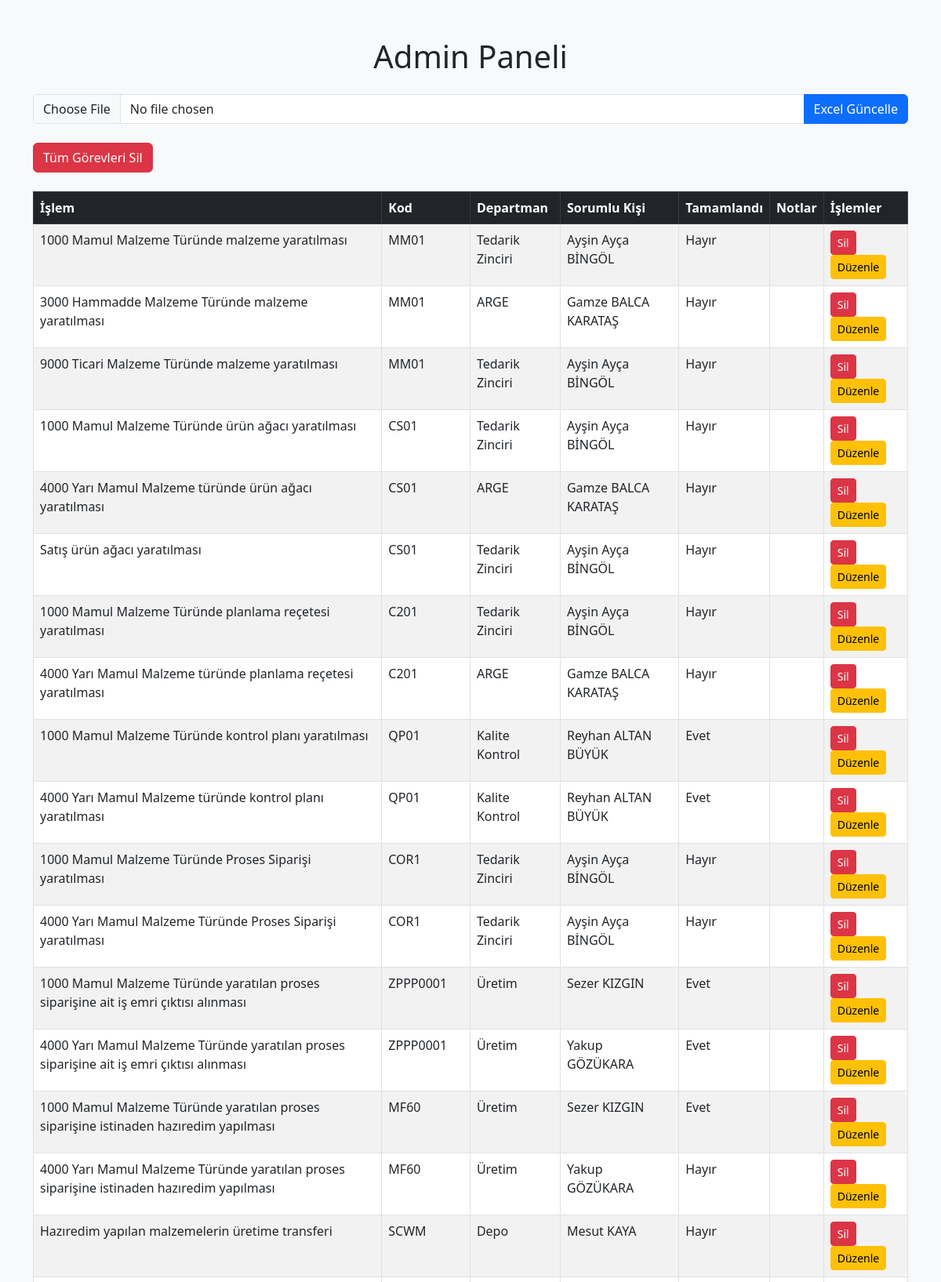
The page /admin (signed in, upper part) on the database its author committed.
### app.py (models this page shows)
class Task(db.Model):
    id = db.Column(db.Integer, primary_key=True)
    process_name = db.Column(db.String(100))
    process_code = db.Column(db.String(50))
    department = db.Column(db.String(50))
    responsible_person = db.Column(db.String(50))
    is_completed = db.Column(db.Boolean, default=False)
    notes = db.Column(db.Text)
    completion_time = db.Column(db.DateTime, nullable=True)  # Yeni sütun

### app.py (the view)
@app.route('/admin')
@login_required
def admin():
    tasks = Task.query.all()
    return render_template('admin.html', tasks=tasks)

### app.py (called while the page is built)
@login_manager.user_loader
def load_user(user_id):
    return User.query.get(int(user_id))

### templates/admin.html (shortened to what this page needs)
<!DOCTYPE html>
<html lang="en">
<head>
    <link href="https://cdn.jsdelivr.net/npm/bootstrap@5.3.0/dist/css/bootstrap.min.css" rel="stylesheet">
</head>
<body class="bg-light">
    <div class="container my-5">
        <h1 class="text-center mb-4">Admin Paneli</h1>
        <form action="/upload" method="POST" enctype="multipart/form-data" class="mb-4">
            <div class="input-group">
                <input type="file" name="file" class="form-control" required>
                <button type="submit" class="btn btn-primary">Excel Güncelle</button>
            </div>
        </form>
        <form action="/delete_all" method="POST" class="mb-4">
            <button type="submit" class="btn btn-danger">Tüm Görevleri Sil</button>
        </form>
        <table class="table table-bordered table-striped">
            <thead class="table-dark">
                <tr>
                    <th>İşlem</th>
                    <th>Kod</th>
                    <th>Departman</th>
                    <th>Sorumlu Kişi</th>
                    <th>Tamamlandı</th>
                    <th>Notlar</th>
                    <th>İşlemler</th>
                </tr>
            </thead>
            <tbody>
                {% for task in tasks %}
                <tr>
                    <td>{{ task.process_name }}</td>
                    <td>{{ task.process_code }}</td>
                    <td>{{ task.department }}</td>
                    <td>{{ task.responsible_person }}</td>
                    <td>{{ 'Evet' if task.is_completed else 'Hayır' }}</td>
                    <td>{{ task.notes or '' }}</td>
                    <td>
                        <form action="/delete/{{ task.id }}" method="POST" style="display:inline;">
                            <button type="submit" class="btn btn-danger btn-sm">Sil</button>
                        </form>
                        <a href="/edit/{{ task.id }}" class="btn btn-warning btn-sm">Düzenle</a>
                    </td>
                </tr>
                {% endfor %}
            </tbody>
        </table>
    </div>
</body>
</html>

### rows shown on the page
Task: process_name "1000 Mamul Malzeme Türünde malzeme yaratılması", process_code "MM01", department "Tedarik Zinciri", responsible_person "Ayşin Ayça BİNGÖL", is_completed "Hayır"
Task: process_name "3000 Hammadde Malzeme Türünde malzeme yaratılması", process_code "MM01", department "ARGE", responsible_person "Gamze BALCA KARATAŞ", is_completed "Hayır"
Task: process_name "9000 Ticari Malzeme Türünde malzeme yaratılması", process_code "MM01", department "Tedarik Zinciri", responsible_person "Ayşin Ayça BİNGÖL", is_completed "Hayır"
Task: process_name "1000 Mamul Malzeme Türünde ürün ağacı yaratılması", process_code "CS01", department "Tedarik Zinciri", responsible_person "Ayşin Ayça BİNGÖL", is_completed "Hayır"
Task: process_name "4000 Yarı Mamul Malzeme türünde ürün ağacı yaratılması", process_code "CS01", department "ARGE", responsible_person "Gamze BALCA KARATAŞ", is_completed "Hayır"
Task: process_name "Satış ürün ağacı yaratılması", process_code "CS01", department "Tedarik Zinciri", responsible_person "Ayşin Ayça BİNGÖL", is_completed "Hayır"
Task: process_name "1000 Mamul Malzeme Türünde planlama reçetesi yaratılması", process_code "C201", department "Tedarik Zinciri", responsible_person "Ayşin Ayça BİNGÖL", is_completed "Hayır"
Task: process_name "4000 Yarı Mamul Malzeme türünde planlama reçetesi yaratılması", process_code "C201", department "ARGE", responsible_person "Gamze BALCA KARATAŞ", is_completed "Hayır"
Task: process_name "1000 Mamul Malzeme Türünde kontrol planı yaratılması", process_code "QP01", department "Kalite Kontrol", responsible_person "Reyhan ALTAN BÜYÜK", is_completed "Evet"
Task: process_name "4000 Yarı Mamul Malzeme türünde kontrol planı yaratılması", process_code "QP01", department "Kalite Kontrol", responsible_person "Reyhan ALTAN BÜYÜK", is_completed "Evet"
Task: process_name "1000 Mamul Malzeme Türünde Proses Siparişi yaratılması", process_code "COR1", department "Tedarik Zinciri", responsible_person "Ayşin Ayça BİNGÖL", is_completed "Hayır"
Task: process_name "4000 Yarı Mamul Malzeme Türünde Proses Siparişi yaratılması", process_code "COR1", department "Tedarik Zinciri", responsible_person "Ayşin Ayça BİNGÖL", is_completed "Hayır"
Task: process_name "1000 Mamul Malzeme Türünde yaratılan proses siparişine ait iş emri çıktısı alınması", process_code "ZPPP0001", department "Üretim", responsible_person "Sezer KIZGIN", is_completed "Evet"
Task: process_name "4000 Yarı Mamul Malzeme Türünde yaratılan proses siparişine ait iş emri çıktısı alınması", process_code "ZPPP0001", department "Üretim", responsible_person "Yakup GÖZÜKARA", is_completed "Evet"
Task: process_name "1000 Mamul Malzeme Türünde yaratılan proses siparişine istinaden hazıredim yapılması", process_code "MF60", department "Üretim", responsible_person "Sezer KIZGIN", is_completed "Evet"
Task: process_name "4000 Yarı Mamul Malzeme Türünde yaratılan proses siparişine istinaden hazıredim yapılması", process_code "MF60", department "Üretim", responsible_person "Yakup GÖZÜKARA", is_completed "Hayır"
Task: process_name "Hazıredim yapılan malzemelerin üretime transferi", process_code "SCWM", department "Depo", responsible_person "Mesut KAYA", is_completed "Hayır"
